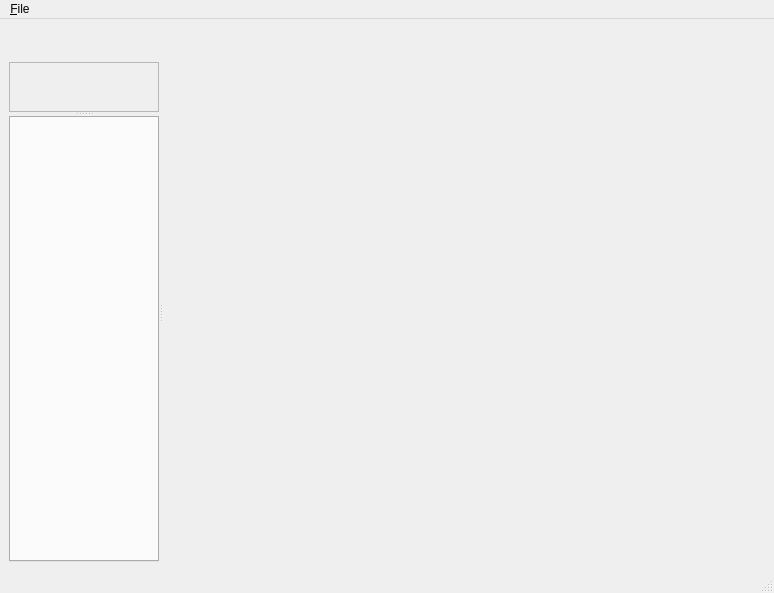
<?xml version="1.0" encoding="UTF-8"?>
<ui version="4.0">
 <class>mpMainWindow</class>
 <widget class="QMainWindow" name="mpMainWindow">
  <property name="geometry">
   <rect>
    <x>0</x>
    <y>0</y>
    <width>774</width>
    <height>593</height>
   </rect>
  </property>
  <property name="windowTitle">
   <string>Mantid ParaView GUI Mockup</string>
  </property>
  <widget class="QWidget" name="centralwidget">
   <layout class="QVBoxLayout" name="verticalLayout">
    <item>
     <layout class="QHBoxLayout" name="horizontalLayout">
      <item>
       <spacer name="horizontalSpacer">
        <property name="orientation">
         <enum>Qt::Horizontal</enum>
        </property>
        <property name="sizeHint" stdset="0">
         <size>
          <width>40</width>
          <height>20</height>
         </size>
        </property>
       </spacer>
      </item>
      <item>
       <widget class="TimeControlWidget" name="timeControlWidget" native="true"/>
      </item>
      <item>
       <widget class="ModeControlWidget" name="modeControlWidget" native="true"/>
      </item>
      <item>
       <widget class="ColorSelectionWidget" name="colorSelectionWidget" native="true"/>
      </item>
      <item>
       <spacer name="horizontalSpacer_3">
        <property name="orientation">
         <enum>Qt::Horizontal</enum>
        </property>
        <property name="sizeHint" stdset="0">
         <size>
          <width>40</width>
          <height>20</height>
         </size>
        </property>
       </spacer>
      </item>
     </layout>
    </item>
    <item>
     <widget class="QSplitter" name="splitter_2">
      <property name="sizePolicy">
       <sizepolicy hsizetype="Minimum" vsizetype="Minimum">
        <horstretch>0</horstretch>
        <verstretch>0</verstretch>
       </sizepolicy>
      </property>
      <property name="orientation">
       <enum>Qt::Horizontal</enum>
      </property>
      <widget class="QSplitter" name="splitter">
       <property name="sizePolicy">
        <sizepolicy hsizetype="Minimum" vsizetype="Minimum">
         <horstretch>0</horstretch>
         <verstretch>0</verstretch>
        </sizepolicy>
       </property>
       <property name="minimumSize">
        <size>
         <width>0</width>
         <height>0</height>
        </size>
       </property>
       <property name="orientation">
        <enum>Qt::Vertical</enum>
       </property>
       <widget class="pqPipelineBrowserWidget" name="pipelineBrowser">
        <property name="sizePolicy">
         <sizepolicy hsizetype="Minimum" vsizetype="Minimum">
          <horstretch>0</horstretch>
          <verstretch>0</verstretch>
         </sizepolicy>
        </property>
        <property name="minimumSize">
         <size>
          <width>150</width>
          <height>50</height>
         </size>
        </property>
        <property name="contextMenuPolicy">
         <enum>Qt::ActionsContextMenu</enum>
        </property>
        <property name="frameShape">
         <enum>QFrame::StyledPanel</enum>
        </property>
        <property name="frameShadow">
         <enum>QFrame::Raised</enum>
        </property>
       </widget>
       <widget class="pqProxyTabWidget" name="proxyTabWidget">
        <property name="sizePolicy">
         <sizepolicy hsizetype="Minimum" vsizetype="Minimum">
          <horstretch>0</horstretch>
          <verstretch>30</verstretch>
         </sizepolicy>
        </property>
        <property name="minimumSize">
         <size>
          <width>150</width>
          <height>50</height>
         </size>
        </property>
       </widget>
      </widget>
      <widget class="QWidget" name="viewWidget" native="true">
       <property name="sizePolicy">
        <sizepolicy hsizetype="Minimum" vsizetype="Minimum">
         <horstretch>0</horstretch>
         <verstretch>0</verstretch>
        </sizepolicy>
       </property>
       <property name="minimumSize">
        <size>
         <width>600</width>
         <height>500</height>
        </size>
       </property>
      </widget>
     </widget>
    </item>
   </layout>
  </widget>
  <widget class="QMenuBar" name="menubar">
   <property name="geometry">
    <rect>
     <x>0</x>
     <y>0</y>
     <width>774</width>
     <height>25</height>
    </rect>
   </property>
   <widget class="QMenu" name="menu_File">
    <property name="title">
     <string>&amp;File</string>
    </property>
    <addaction name="action_Open"/>
    <addaction name="separator"/>
    <addaction name="action_Exit"/>
   </widget>
   <addaction name="menu_File"/>
  </widget>
  <widget class="QStatusBar" name="statusbar"/>
  <action name="action_Open">
   <property name="text">
    <string>&amp;Open</string>
   </property>
   <property name="shortcut">
    <string>Ctrl+O</string>
   </property>
  </action>
  <action name="action_Exit">
   <property name="text">
    <string>&amp;Exit</string>
   </property>
   <property name="shortcut">
    <string>Ctrl+Q</string>
   </property>
  </action>
  <action name="action_Undo">
   <property name="text">
    <string>&amp;Undo</string>
   </property>
   <property name="shortcut">
    <string>Ctrl+Z</string>
   </property>
  </action>
 </widget>
 <customwidgets>
  <customwidget>
   <class>pqProxyTabWidget</class>
   <extends>QTabWidget</extends>
   <header>pqProxyTabWidget.h</header>
   <container>1</container>
  </customwidget>
  <customwidget>
   <class>pqPipelineBrowserWidget</class>
   <extends>QFrame</extends>
   <header>pqPipelineBrowserWidget.h</header>
   <container>1</container>
  </customwidget>
  <customwidget>
   <class>TimeControlWidget</class>
   <extends>QWidget</extends>
   <header>TimeControlWidget.h</header>
   <container>1</container>
  </customwidget>
  <customwidget>
   <class>ModeControlWidget</class>
   <extends>QWidget</extends>
   <header>ModeControlWidget.h</header>
   <container>1</container>
  </customwidget>
  <customwidget>
   <class>ColorSelectionWidget</class>
   <extends>QWidget</extends>
   <header>ColorSelectionWidget.h</header>
   <container>1</container>
  </customwidget>
 </customwidgets>
 <resources/>
 <connections>
  <connection>
   <sender>action_Exit</sender>
   <signal>triggered()</signal>
   <receiver>mpMainWindow</receiver>
   <slot>close()</slot>
   <hints>
    <hint type="sourcelabel">
     <x>-1</x>
     <y>-1</y>
    </hint>
    <hint type="destinationlabel">
     <x>399</x>
     <y>299</y>
    </hint>
   </hints>
  </connection>
 </connections>
</ui>
